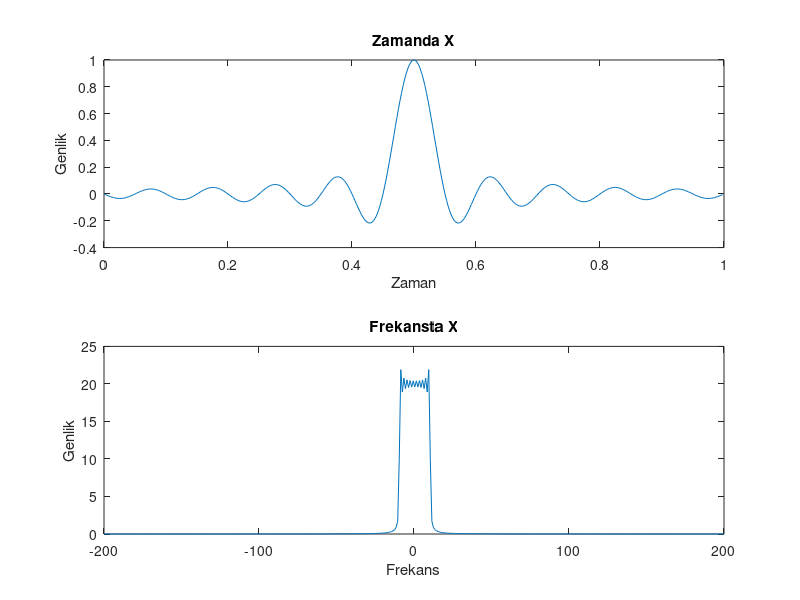
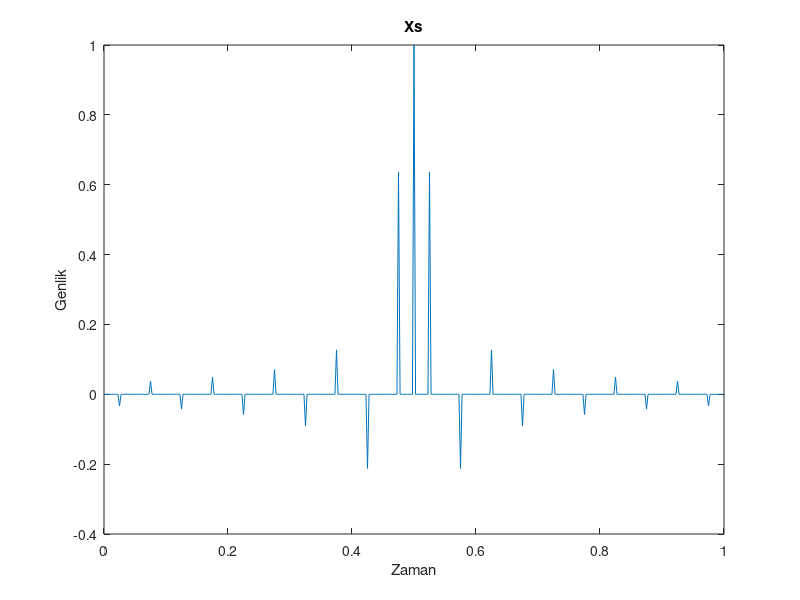

The MATLAB source for these figures, in order: (Note: this script raises an error after producing the figures.)
"Yigit Bektas Gursoy"
"040180063"

clear;
clc;
% A
f_s = 400; %örnekleme frekansı
t = 0:1/f_s:1-1/f_s;

x = sinc(20*t-10);

xf = fftshift(fft(x)); %frekans domeninde x
f = linspace(-200,200,f_s);

figure('name',"Zaman ve Frekans Domeninde X");
subplot(2,1,1)
plot(t,x),xlabel("Zaman"),ylabel("Genlik"), title("Zamanda X");
subplot(2,1,2)
plot(f,abs(xf)),xlabel("Frekans"),ylabel("Genlik"), title("Frekansta X");

% B

fd=40; %impuls katarı frekansı
fsd=fd*10; 
td=0:1/fsd:1-1/fsd; % zaman aralığı
dirac = zeros(size(td));
dirac(1:fsd/fd:end) = 1;


xs = x.*dirac;
figure('name',"x_s");
plot(t,xs),xlabel("Zaman"),ylabel("Genlik"), title("Xs");

% C
x1 = 0:1/f_s:1;
h1 = rectangularPulse((x1-0.0025)/0.005);%pam1 için süzgeç
xpam1 = conv(xs,h1);
xpam1 = xpam1(1:length(xs));
tpam1 = 0:1/f_s:1-1/f_s;



xfpam1 = fftshift(fft(xpam1));
figure('name',"Zaman ve Frekans Domeninde Xpam");
subplot(2,1,1)
plot(tpam1,xpam1),xlabel("Zaman"),ylabel("Genlik"), title("Zamanda Xpam1");
subplot(2,1,2)
plot(f,abs(xfpam1)),xlabel("Frekans"),ylabel("Genlik"), title("Frekansta Xpam1");

% D
x2 = 0:1/f_s:1;
h2 = rectangularPulse((x2-0.005)/0.01); %pam2 için süzgeç
xpam2 = conv(xs,h2);
xpam2 = xpam2(1:length(xs));
tpam2 = 0:1/f_s:1-1/f_s;

xfpam2 = fftshift(fft(xpam2));
figure('name','Zaman ve Frekans Domeninde Xpam');
subplot(2,1,1)
plot(tpam2,xpam2),xlabel("Zaman"),ylabel("Genlik"), title("Zamanda Xpam2");
subplot(2,1,2)
plot(f,abs(xfpam2)),xlabel("Frekans"),ylabel("Genlik"), title("Frekansta Xpam2");